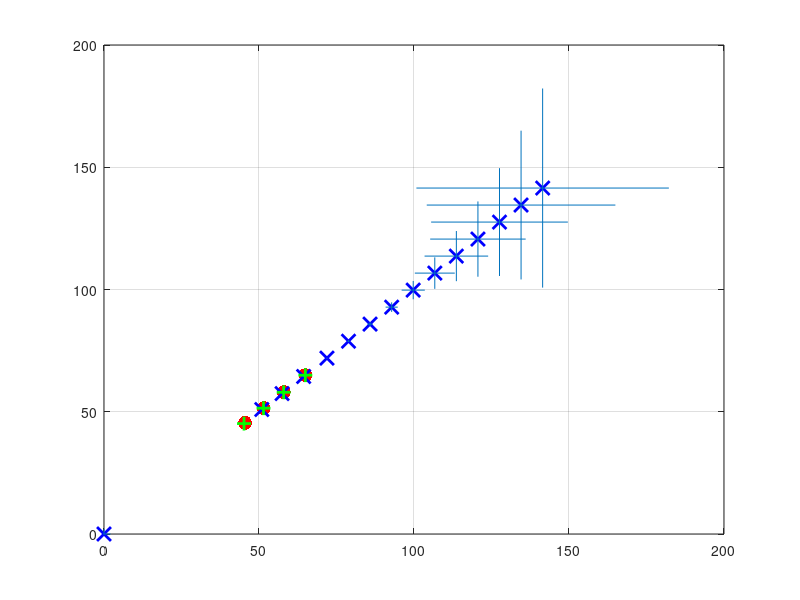

Recreate this plot in MATLAB.
close all;

%% create state

% (hidden) state
x = [40 ; 40 ; 5 ; 5 ]; 

% state model - pos = pos + vel, vel = vel
A = [1 0 1 0 ; 0 1 0 1 ; 0 0 1 0 ; 0 0 0 1]; 

% initial estimates
xest = zeros(4,1); % initial state estimate
P = eye(4); % initial state covariance matrix estimate

% measurement noise covariance
R = eye(4) * 0.01; 
Q = eye(4) * 0.1; % covariance matrix, process estimate noise or something..


% rest are unused for this simulation :

H = eye(4); % measurement and prediction domains are the same
u = zeros(4,1); % control input - not known
B = zeros(4,4); % control input to state mapping

%% loop
for i = 1:15

    %% update hidden process
%    x(3) = x(3) + randn*0.5; % change speed randomly
%    x(4) = x(4) + randn*0.5;
    if i < 5
        x(3) = x(3) + 0.5;
        x(4) = x(4) + 0.5;
        x = A*x;
    
%    x = [100+50*cos(i/25*pi) ; 100+50*sin(i/25*pi) ; 0 ; 0];
    
        disp(x);
        % plot x
        plot(x(1),x(2),'r.','MarkerSize',30);
        axis([0 200 0 200]);
        grid on;
        hold on;
    end

    %% kalman - predict

    % predict new x
    xest = A*xest + B*u;
    P = A * P * A' + Q;
    
    disp(xest);
    disp(P);
    
    plot(xest(1),xest(2),'bx', 'MarkerSize', 10, 'LineWidth', 2);
    x1 = xest(1) - P(1,1);
    x2 = xest(1) + P(1,1);
    y1 = xest(2) - P(2,2);
    y2 = xest(2) + P(2,2);
    line([x1 x2], [xest(2) xest(2)]);
    line([xest(1) xest(1)], [y1 y2]);


    %% kalman - measure
    if i < 5
        z = x;% + randn(4,1)*0.2; % measurement + measurement error
        % measurement update
        K = P * H' * inv(H * P * H' + R);
        xest = xest + K * (z - H * xest);
        P = P - K * H * P;

        % plot estimate after observation
        plot(xest(1),xest(2),'g+', 'MarkerSize', 10, 'LineWidth', 2);
    end
    
    %% end of round - draw and wait a bit
    drawnow;
%    hold off;
    pause(0.2);
    

end